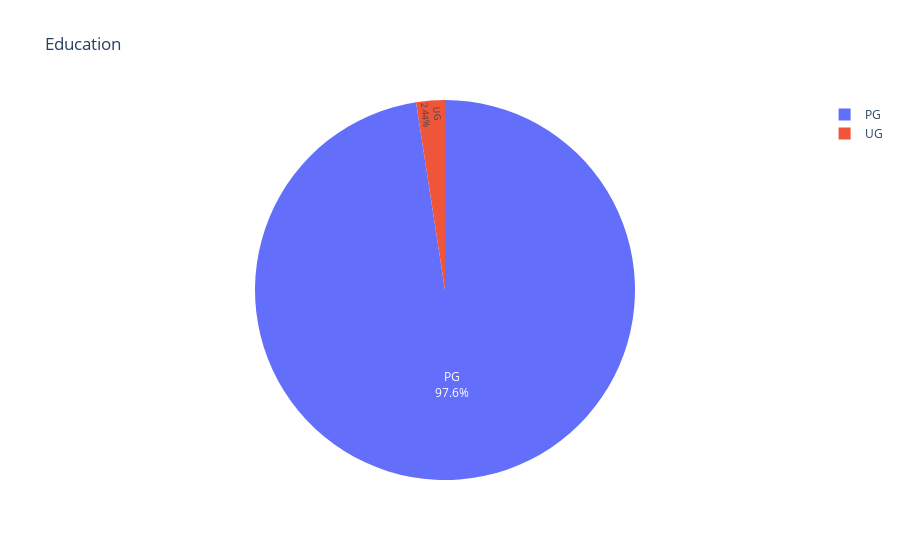

The code cell stored with this chart in its notebook:
### Code cell
fig = px.pie(df, names= 'Education', title= 'Education',hover_data=['Total_expense'])
fig.update_traces(textposition='inside', textinfo='percent+label')
fig.show()

### Figure 1 — Plotly figure (JSON) as saved in the notebook; plotly's stock layout.template omitted (floating-point values rounded to 4 significant figures; data arrays with more than 128 entries replaced by an {"elided": "..."} marker saying what was removed)
{"data": [{"customdata": {"elided": "2216x1 int values"}, "domain": {"x": [0, 1], "y": [0, 1]}, "hovertemplate": "Education=%{label}<br>Total_expense=%{customdata[0]}<extra></extra>", "labels": {"elided": "2216 str values"}, "legendgroup": "", "name": "", "showlegend": true, "textinfo": "percent+label", "textposition": "inside", "type": "pie"}], "layout": {"legend": {"tracegroupgap": 0}, "title": {"text": "Education"}}}
